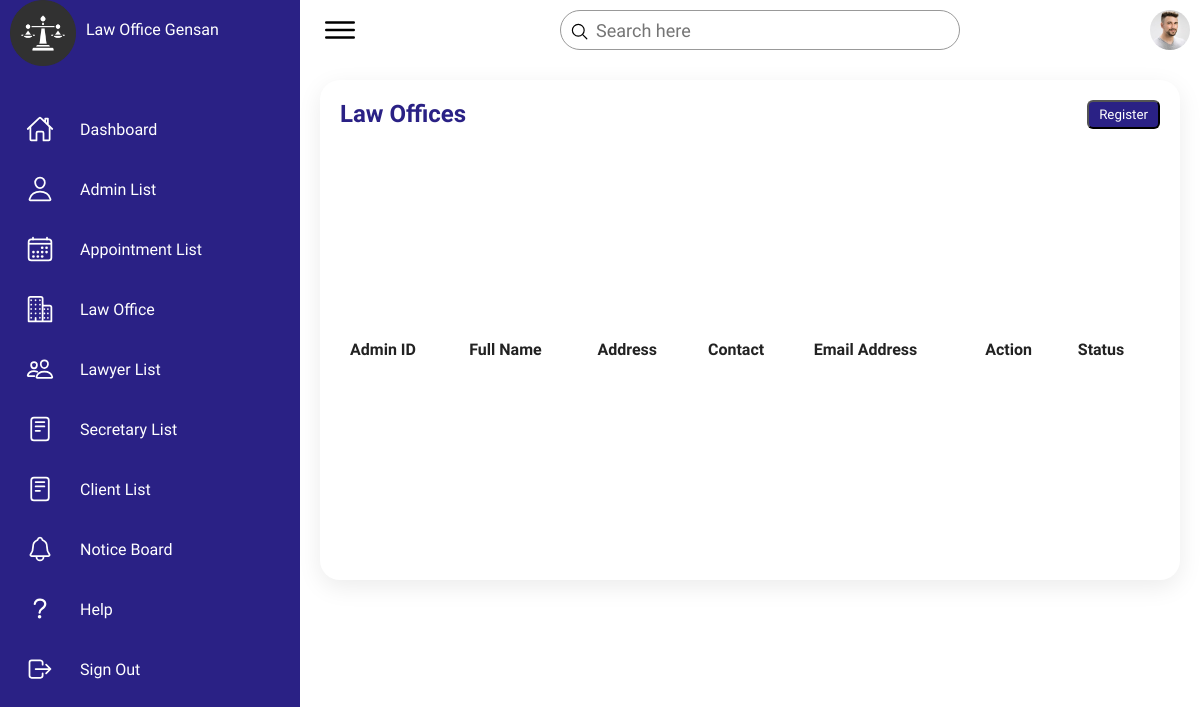
The page /adminlist.php on the database as committed earlier.
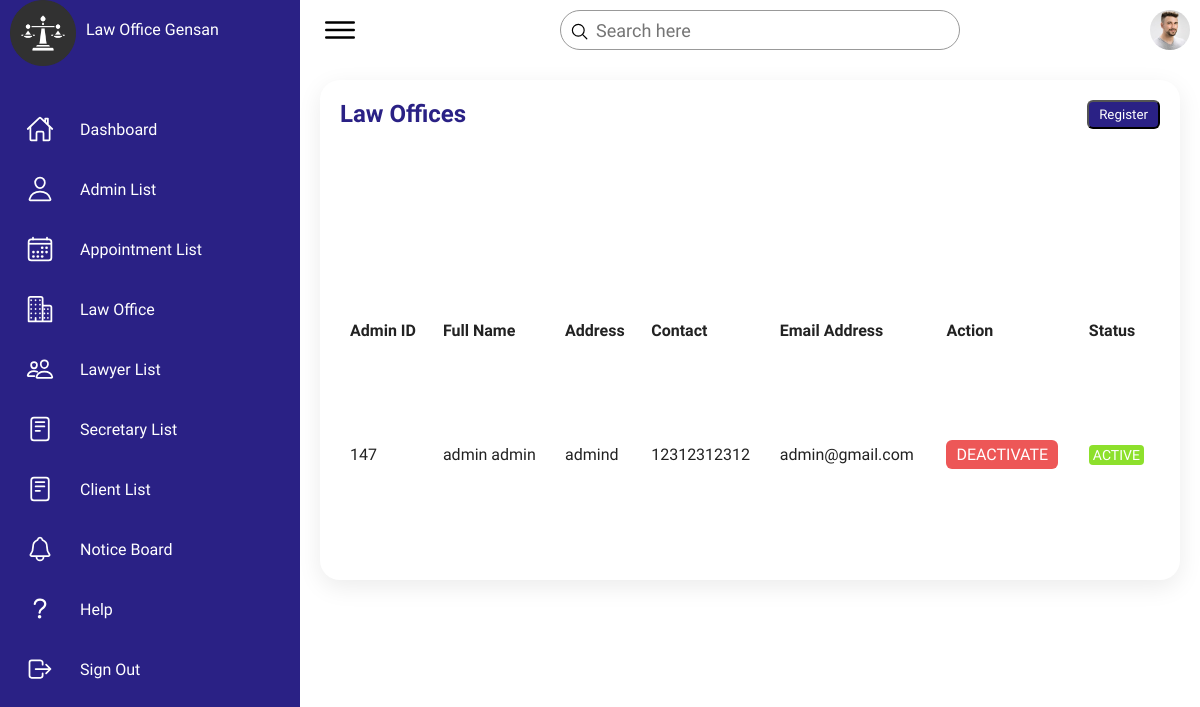
The same page on the database as committed later.
### tables this page shows
CREATE TABLE `tbl_userinfo` (
  `userinfo_id` int(11) NOT NULL,
  `firstName` varchar(244) NOT NULL,
  `middlename` varchar(244) NOT NULL,
  `lastName` varchar(244) NOT NULL,
  `gender` varchar(244) NOT NULL,
  `user_status` int(11) NOT NULL
);

CREATE TABLE `tbl_contactinfo` (
  `contact_id` int(11) NOT NULL,
  `user_id` int(11) NOT NULL,
  `address` varchar(244) NOT NULL,
  `barangay` varchar(244) NOT NULL,
  `city` varchar(244) NOT NULL,
  `zipcode` int(11) NOT NULL,
  `phoneNum` bigint(11) NOT NULL
);

CREATE TABLE `tbl_cred` (
  `usercred_id` int(11) NOT NULL,
  `user_id` int(11) NOT NULL,
  `email` varchar(244) NOT NULL,
  `password` varchar(244) NOT NULL
);

### adminlist.php (the view, shortened to what the changed rows need)
<?php
include "dbconn.php";
$sql = "SELECT tbl_userinfo.userinfo_id, tbl_userinfo.firstName, tbl_userinfo.lastName, tbl_usertype.user_type, tbl_cred.email, tbl_contactinfo.address, tbl_contactinfo.phoneNum
, tbl_userinfo.user_status
FROM tbl_userinfo
JOIN tbl_usertype ON tbl_userinfo.userinfo_id = tbl_usertype.user_id
JOIN tbl_cred ON tbl_userinfo.userinfo_id = tbl_cred.user_id
JOIN tbl_contactinfo ON tbl_userinfo.userinfo_id = tbl_contactinfo.user_id
WHERE tbl_usertype.user_type = 'admin'";
$result = mysqli_query($conn, $sql);
?>
<!DOCTYPE html>
<html lang="en">
<head>
    <link rel="stylesheet" href="Law_ofiice.css">
</head>
<body>
    <div class="container">
        <div class="main">
            <div class="details">
                <div class="Appointment">
                    <div class="cardHeader">
                        <h2>Law Offices</h2>
                    </div>
                    <table id="lawoffice-table">
                        <thead>
                            <tr>
                                <td>Admin ID</td>
                                <td>Full Name</td>
                                <td>Address</td>
                                <td>Contact</td>
                                <td>Email Address</td>
                                <td>Action</td>
                                <td>Status</td>
                            </tr>
                        </thead>
                        <tbody>
                        <tr>
                                <?php
                                    while($row = mysqli_fetch_assoc($result))
                                    {
                                ?>
                                    <td><?php echo $row['userinfo_id'] ?></td>
                                    <td><?php echo $row['firstName'] . ' ' . $row['lastName']; ?></td>
                                    <td><?php echo $row['address']; ?></td>
                                    <td><?php echo $row['phoneNum']; ?></td>
                                    <td><?php echo $row['email']; ?></td>
                                    <td>
                                        <?php
                                        if($row['user_status'] == 0) {
                                            echo '<p><a href="adminactivate.php?userinfo_id='.$row['userinfo_id'].'&status=1" class="method active">ACTIVATE</a></p>';
                                        }
                                        else {
                                            echo '<p><a href="adminactivate.php?userinfo_id='.$row['userinfo_id'].'&status=0" class="method deactive">DEACTIVATE</a></p>';
                                        }
                                        ?>
                                    </td>
                                    <td>
                                        <?php
                                        if($row['user_status'] == 1) {
                                        echo '<span class="status delivered">ACTIVE</span>';
                                        } else {
                                            echo '<span class="status pending">INACTIVE</span>';
                                        }
                                        ?>
                                    </td>
                            </tr>
                                <?php
                                    }
                                    ?>
                        </tbody>
                    </table>
                </div>
            </div>
        </div>
    </div>
</body>
</html>

Rows that differ between the two databases and show on the page:
added tbl_userinfo: userinfo_id "147", firstName "admin", lastName "admin", tbl_contactinfo.address "admind", tbl_contactinfo.phoneNum "12312312312", tbl_cred.email "admin@gmail.com", user_status "ACTIVE"
